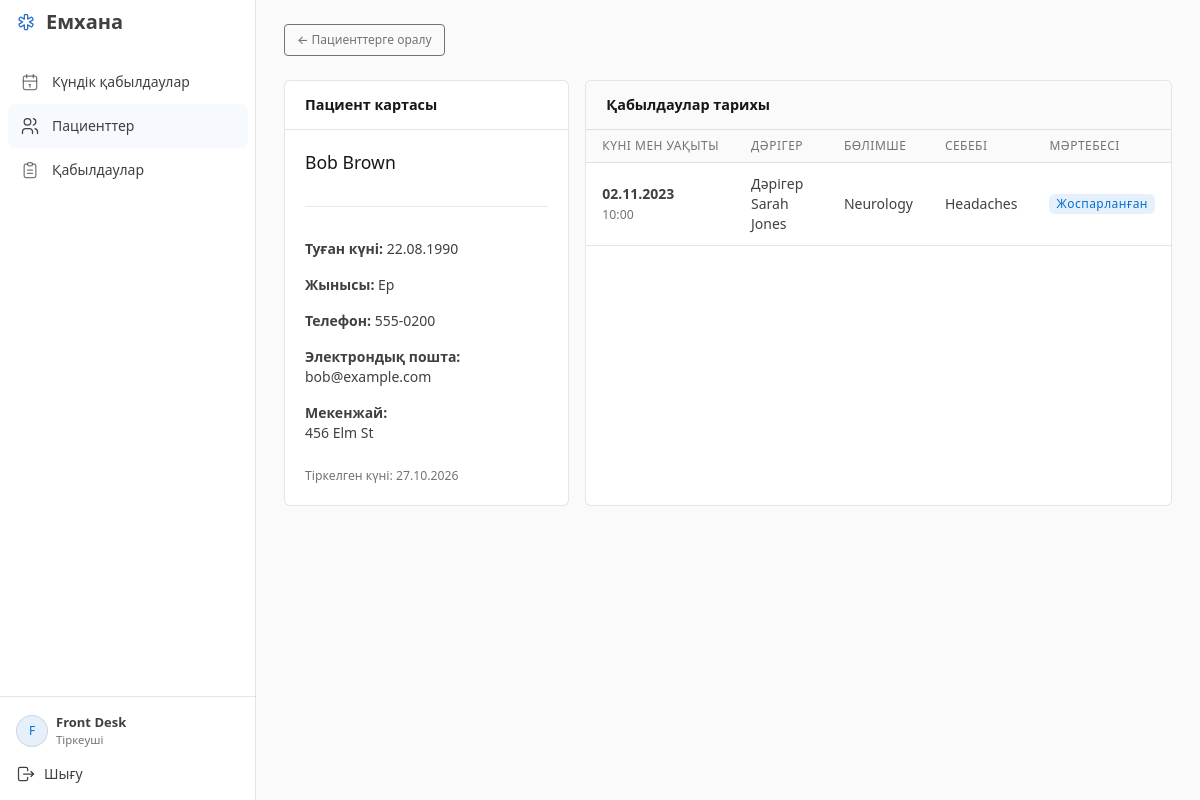
/receptionist/patient_details.php?id=2 (signed in), run on the app's committed database.
### tables this page shows
CREATE TABLE patients (
    id INT AUTO_INCREMENT PRIMARY KEY,
    first_name VARCHAR(50) NOT NULL,
    last_name VARCHAR(50) NOT NULL,
    dob DATE NOT NULL,
    gender ENUM('Male', 'Female', 'Other'),
    phone VARCHAR(20) NOT NULL,
    email VARCHAR(100),
    address TEXT,
    created_at TIMESTAMP DEFAULT CURRENT_TIMESTAMP,
    updated_at TIMESTAMP DEFAULT CURRENT_TIMESTAMP ON UPDATE CURRENT_TIMESTAMP
);

CREATE TABLE appointments (
    id INT AUTO_INCREMENT PRIMARY KEY,
    patient_id INT NOT NULL,
    doctor_id INT NOT NULL,
    appointment_date DATE NOT NULL,
    appointment_time TIME NOT NULL,
    reason TEXT,
    status ENUM('Scheduled', 'Completed', 'Cancelled') DEFAULT 'Scheduled',
    occupied_slot TINYINT GENERATED ALWAYS AS (CASE WHEN status = 'Cancelled' THEN NULL ELSE 1 END) STORED,
    UNIQUE KEY unique_doctor_slot (doctor_id, appointment_date, appointment_time, occupied_slot),
    created_at TIMESTAMP DEFAULT CURRENT_TIMESTAMP,
    updated_at TIMESTAMP DEFAULT CURRENT_TIMESTAMP ON UPDATE CURRENT_TIMESTAMP,
    
    FOREIGN KEY (patient_id) REFERENCES patients(id) ON DELETE CASCADE,
    CONSTRAINT fk_appointment_doctor FOREIGN KEY (doctor_id) REFERENCES doctors(id) ON DELETE RESTRICT
);

CREATE TABLE users (
    id INT AUTO_INCREMENT PRIMARY KEY,
    username VARCHAR(50) UNIQUE NOT NULL,
    password_hash VARCHAR(255) NOT NULL,
    role ENUM('Admin', 'Doctor', 'Receptionist', 'Patient') NOT NULL,
    first_name VARCHAR(50) NOT NULL,
    last_name VARCHAR(50) NOT NULL,
    is_active BOOLEAN DEFAULT TRUE,
    UNIQUE KEY unique_user_role (id, role),
    created_at TIMESTAMP DEFAULT CURRENT_TIMESTAMP,
    updated_at TIMESTAMP DEFAULT CURRENT_TIMESTAMP ON UPDATE CURRENT_TIMESTAMP
);

CREATE TABLE departments (
    id INT AUTO_INCREMENT PRIMARY KEY,
    name VARCHAR(100) UNIQUE NOT NULL,
    description TEXT,
    created_at TIMESTAMP DEFAULT CURRENT_TIMESTAMP,
    updated_at TIMESTAMP DEFAULT CURRENT_TIMESTAMP ON UPDATE CURRENT_TIMESTAMP
);

### includes/functions.php (called while the page is built, shortened)
<?php
require_once __DIR__ . '/i18n.php';
function h($string) {
    return htmlspecialchars($string ?? '', ENT_QUOTES | ENT_SUBSTITUTE, 'UTF-8');
}
?>

### receptionist/patient_details.php (the view, shortened to what this page needs)
<?php
require_once '../includes/auth.php';
require_once '../includes/functions.php';
$id = $_GET['id'] ?? null;
$stmt = $pdo->prepare("SELECT * FROM patients WHERE id = ?");
$stmt->execute([$id]);
$patient = $stmt->fetch();
$app_query = "SELECT a.id, a.appointment_date, a.appointment_time, a.status, a.reason,
                     u.first_name AS doc_first, u.last_name AS doc_last, dept.name AS dept_name
              FROM appointments a
              JOIN doctors d ON a.doctor_id = d.id
              JOIN users u ON d.user_id = u.id
              LEFT JOIN departments dept ON d.department_id = dept.id
              WHERE a.patient_id = ?
              ORDER BY a.appointment_date DESC, a.appointment_time DESC";
$stmt = $pdo->prepare($app_query);
$stmt->execute([$id]);
$appointments = $stmt->fetchAll();
require_once '../includes/header.php';
?>
<div class="mb-4">
    <a href="patients.php" class="btn btn-sm btn-outline-secondary">&larr; <?= h(t('Back to Patients')) ?></a>
</div>
<div class="row">
    <div class="col-md-4 mb-4">
        <div class="card h-100">
            <div class="card-header bg-primary text-white">
                <h5 class="mb-0"><?= h(t('Patient Profile')) ?></h5>
            </div>
            <div class="card-body">
                <h4 class="card-title"><?= h($patient['first_name'] . ' ' . $patient['last_name']) ?></h4>
                <hr>
                <p><strong><?= h(t('DOB')) ?>:</strong> <?= h(displayDate($patient['dob'])) ?></p>
                <p><strong><?= h(t('Gender')) ?>:</strong> <?= h(t($patient['gender'])) ?></p>
                <p><strong><?= h(t('Phone')) ?>:</strong> <?= h($patient['phone']) ?></p>
                <p><strong><?= h(t('Email')) ?>:</strong> <?= h($patient['email'] ?: t('N/A')) ?></p>
                <p><strong><?= h(t('Address')) ?>:</strong><br><?= nl2br(h($patient['address'] ?: t('N/A'))) ?></p>
                <p class="text-muted small mt-4"><?= h(t('Registered')) ?>: <?= h(displayDate($patient['created_at'])) ?></p>
            </div>
        </div>
    </div>
    <div class="col-md-8 mb-4">
        <div class="card h-100">
            <div class="card-header bg-light">
                <h5 class="mb-0"><?= h(t('Appointment History')) ?></h5>
            </div>
            <div class="card-body table-responsive">
                <table class="table table-hover align-middle">
                    <thead>
                        <tr>
                            <th><?= h(t('Date & Time')) ?></th>
                            <th><?= h(t('Doctor')) ?></th>
                            <th><?= h(t('Department')) ?></th>
                            <th><?= h(t('Reason')) ?></th>
                            <th><?= h(t('Status')) ?></th>
                        </tr>
                    </thead>
                    <tbody>
                        <?php foreach($appointments as $app): ?>
                        <tr>
                            <td>
                                <strong><?= h(displayDate($app['appointment_date'])) ?></strong><br>
                                <small class="text-muted"><?= h(displayTime($app['appointment_time'])) ?></small>
                            </td>
                            <td><?= h(t('Dr.')) ?> <?= h($app['doc_first'] . ' ' . $app['doc_last']) ?></td>
                            <td><?= h($app['dept_name'] ?? t('Unassigned')) ?></td>
                            <td><?= h($app['reason']) ?></td>
                            <td>
                                <?= statusBadge($app['status']) ?>
                            </td>
                        </tr>
                        <?php endforeach; ?>
                    </tbody>
                </table>
            </div>
        </div>
    </div>
</div>
<?php require_once '../includes/footer.php'; ?>

### includes/i18n.php (shortened to what this page needs)
<?php
function t($key) {
    static $messages;
    if ($messages === null) $messages = json_decode(file_get_contents(__DIR__ . '/lang/kk.json'), true, 512, JSON_THROW_ON_ERROR);
    return $messages[$key ?? ''] ?? ($key ?? '');
}
function displayDate($value) {
    try { return (new DateTimeImmutable($value))->format('d.m.Y'); }
    catch (Exception $e) { return t('N/A'); }
}
function displayTime($value) { return substr($value ?? '', 0, 5); }
function statusBadge($status) {
    $colors = ['Scheduled' => 'blue', 'Completed' => 'green', 'Cancelled' => 'secondary'];
    return '<span class="badge bg-' . ($colors[$status] ?? 'secondary') . '-lt">' . h(t($status)) . '</span>';
}

### assets/css/style.css (style rules this page uses)
:root { --tblr-font-sans-serif:"Segoe UI",system-ui,-apple-system,sans-serif; --tblr-primary:#206bc4; }
body { font-size:.875rem; }
.navbar-brand .icon { color:var(--tblr-primary); }
.app-content h4 { font-size:1.1rem; }
.card { box-shadow:none !important; border-radius:6px; }
.card-header { min-height:0; padding:16px 20px; }
.card-header h5,.card-header h6 { margin:0; font-size:.9rem; font-weight:600; }
.card-header.bg-primary,.card-header.bg-success,.card-header.bg-info { background:var(--tblr-bg-surface) !important; color:var(--tblr-body-color) !important; }
.card-body.table-responsive { padding:0; }
.table { margin-bottom:0; }
.table > :not(caption) > * > * { padding:11px 16px; }
.table th { font-size:.7rem; font-weight:600; white-space:nowrap; }
.table td { vertical-align:middle; }
.table-responsive { border-radius:0 0 6px 6px; }
.btn { border-radius:4px; }

### data on the page
patients: first_name+last_name "Bob Brown", dob "22.08.1990", gender "Ер", phone "555-0200", email "bob@example.com", address "456 Elm St", created_at "27.10.2026"
appointments: appointment_date "02.11.2023", appointment_time "10:00", users.first_name+last_name "Sarah Jones", departments.name "Neurology", reason "Headaches", status "Жоспарланған"

### other printed values
t('Clinic') "Емхана"
t($label) "Күндік қабылдаулар"
t($label) "Пациенттер"
t($label) "Қабылдаулар"
$avatar_letter "F"
$full_name "Front Desk"
t($role) "Тіркеуші"
t('Sign out') "Шығу"
t('Back to Patients') "Пациенттерге оралу"
t('Patient Profile') "Пациент картасы"
t('DOB') "Туған күні"
t('Gender') "Жынысы"
t('Phone') "Телефон"
t('Email') "Электрондық пошта"
t('Address') "Мекенжай"
